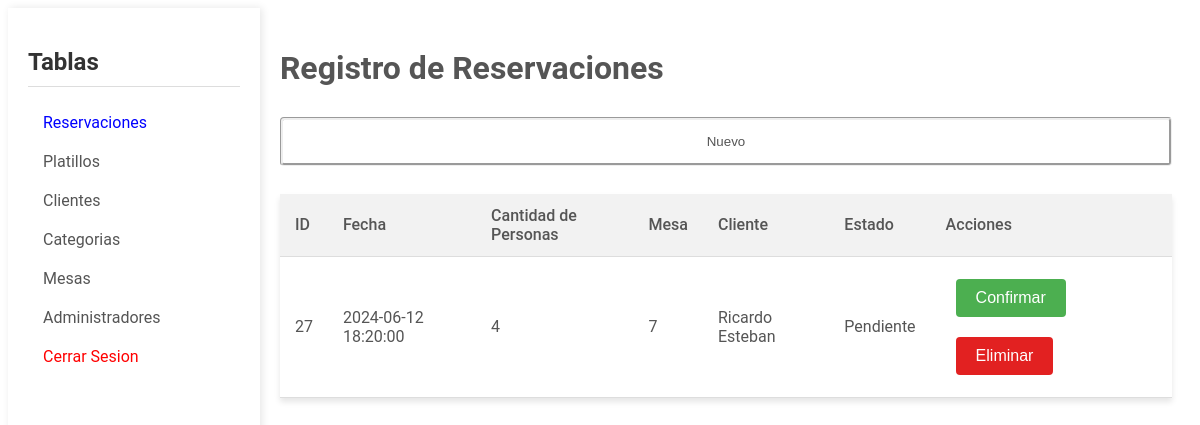
The page /admReservacion.php (signed in) on the database as committed earlier.
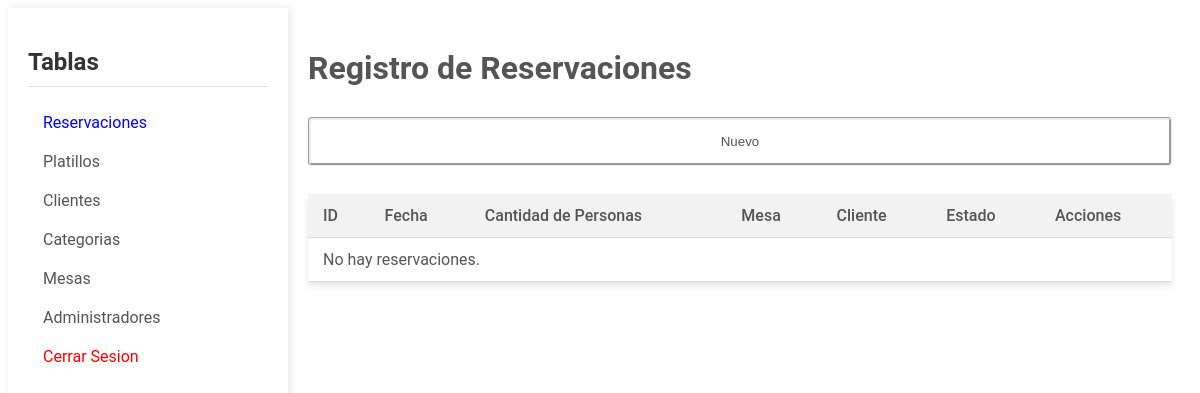
The same page on the database as committed later.
### tables this page shows
CREATE TABLE `Reservacion` (
  `idReservacion` int(11) NOT NULL,
  `fecha` datetime DEFAULT NULL,
  `cantPersonas` int(11) DEFAULT NULL,
  `idMesa` int(11) DEFAULT NULL,
  `idCliente` int(11) DEFAULT NULL,
  `estado` varchar(15) DEFAULT NULL,
  `idAdministrador` int(11) DEFAULT NULL
);

CREATE TABLE `Mesa` (
  `idMesa` int(11) NOT NULL,
  `asientos` int(11) DEFAULT NULL
);

CREATE TABLE `Cliente` (
  `idCliente` int(11) NOT NULL,
  `nombre` varchar(100) DEFAULT NULL,
  `correo` varchar(50) DEFAULT NULL
);

### admReservacion.php (the view, shortened to what this page needs)
<?php
include 'controller/conexion.php';
$sql_reservaciones = "SELECT r.idReservacion, r.fecha, r.cantPersonas, r.estado, m.idMesa AS mesa, c.nombre AS cliente
                      FROM Reservacion r
                      JOIN Mesa m ON r.idMesa = m.idMesa
                      JOIN Cliente c ON r.idCliente = c.idCliente";
$result_reservaciones = $conn->query($sql_reservaciones);
?>
<!DOCTYPE html>
<html lang="es">
<head>
    <link rel="stylesheet" href="assets/css/adminPanel.css">
</head>
<body>
    <div class="container">
        <aside class="sidebar">
            <h2>Tablas</h2>
            <ul>
                <li><a href="admReservacion.php" style="color:blue;">Reservaciones</a></li>
                <li><a href="admPlatillo.php">Platillos</a></li>
                <li><a href="admCliente.php">Clientes</a></li>
                <li><a href="admCategoria.php">Categorias</a></li>
                <li><a href="admMesa.php">Mesas</a></li>
                <li><a href="admAdmin.php">Administradores</a></li>
                <li><a href="controller/sesionKiller.php" style="color:#ff0000;" >Cerrar Sesion</a></li>
            </ul>
        </aside>
        <main class="content">
            <h1>Registro de Reservaciones</h1>
            <button onclick="mostrarFormulario()">Nuevo</button>
            <table>
                <tr>
                    <th>ID</th>
                    <th>Fecha</th>
                    <th>Cantidad de Personas</th>
                    <th>Mesa</th>
                    <th>Cliente</th>
                    <th>Estado</th>
                    <th>Acciones</th>
                </tr>
                <?php
                if ($result_reservaciones->num_rows > 0) {
                    while($row = $result_reservaciones->fetch_assoc()) {
                        echo "<tr>
                                <td>" . $row["idReservacion"] . "</td>
                                <td>" . $row["fecha"] . "</td>
                                <td>" . $row["cantPersonas"] . "</td>
                                <td>" . $row["mesa"] . "</td>
                                <td>" . $row["cliente"] . "</td>
                                <td>" . $row["estado"] . "</td>
                                <td>
                                    <form action='controller/reservacionesDAO.php' class='insert' method='post' style='display:inline;'>
                                        <input type='hidden' name='idReservacion' value='" . $row["idReservacion"] . "'>
                                        <input type='hidden' name='estado' value='confirmar'>
                                        <input type='hidden' name='action' value='update'>
                                        <input type='submit' style='margin:10px; background-color: #4caf50; color: white; padding: 10px 20px; border: none; border-radius: 4px; cursor: pointer; font-size: 16px;' value='Confirmar'>
                                    </form>
                                    <form action='controller/reservacionesDAO.php' class='action' method='post' style='display:inline;'>
                                        <input type='hidden' name='idReservacion' value='" . $row["idReservacion"] . "'>
                                        <input type='hidden' name='action' value='delete'>
                                        <input type='submit' style='background-color: #e22121; margin:10px; color: white; padding: 10px 20px; border: none; border-radius: 4px; cursor: pointer; font-size: 16px;' value='Eliminar'>
                                    </form>
                                </td>
                            </tr>";
                    }
                } else {
                    echo "<tr><td colspan='7'>No hay reservaciones.</td></tr>";
                }
                ?>
            </table>
        </main>
    </div>
</body>
</html>

Rows that differ between the two databases and show on the page:
removed reservacion: idReservacion "27", fecha "2024-06-12 18:20:00", cantPersonas "4", idMesa.idMesa "7", idCliente.nombre "Ricardo Esteban", estado "Pendiente"
Other text that changed with them:
text now shown: "No hay reservaciones."
